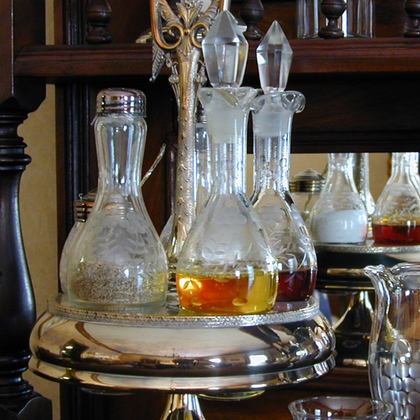
%> input picture images/flask.png, 420 x 420 px, shrunk from 654 x 654 before the run
$ octave testScript.m   (GNU Octave 9; MATLAB toolbox functions it lacks are replaced by stand-ins)
%> lines starting %> are read from the running program, lines starting %| are printed output that depends on the picture
### functions/grayHistogram.m
function hist = grayHistogram(path, format)
%> called with path = 'images/flask.png', format = 'png'
    % read image from path
    image = imread(path, format);
%> image is the input picture: size 420x420x3 uint8; mean R, G, B 91, 84, 75.8
    image = rgb2gray(image);
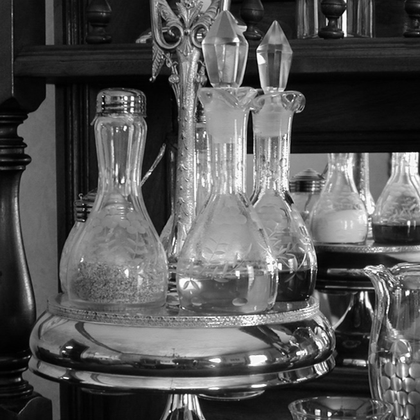
%> image: size 420x420 uint8; min 0, max 255, mean 85.1
    image_size = size(image);
%> image_size = [420 420]

    % initialize empty frequency table
    hist = [zeros(1,256)];

    for i= 1:image_size(1)
        for j=1:image_size(2)
            hist(image(i, j)+1) = hist(image(i, j)+1) + 1 ;
        end
    end
%> after the loop, hist = 256 values, max 2365 at index 17, min 0 at index 256, mean 689.1
end

### testScript.m
A = 1:4;
a = grayHistogram("images/flask.png", "png");
%> a has the same summary as hist in grayHistogram

bar(a);
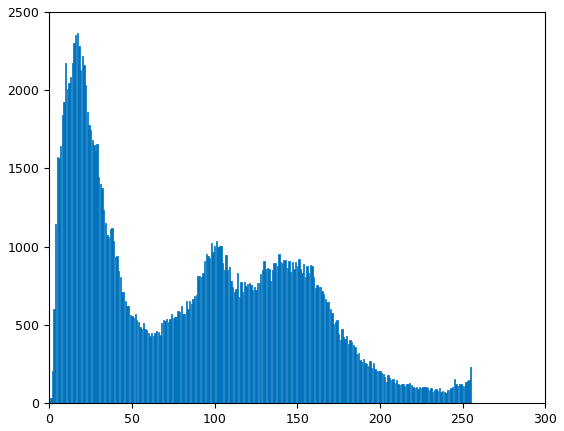
%> figure redrawn from the program's plot data; tallest bar 2365 high, from x = 16.6 to 17.4
imhist(rgb2gray(imread("./images/flask.png")));
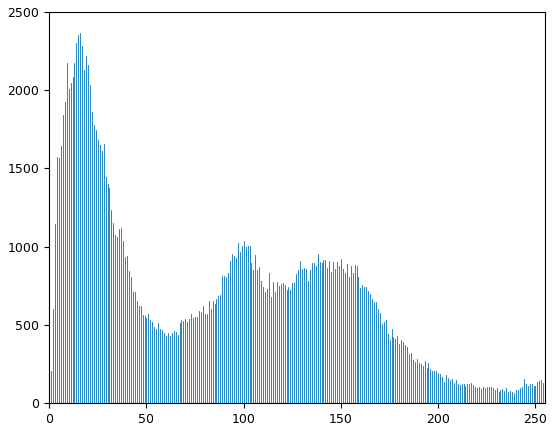
%> figure redrawn from the program's plot data; highest point at x = 16, y = 2365

$ run again, with images/1baboon.png copied over images/flask.png
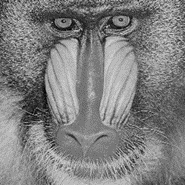
%> input picture images/1baboon.png, 185 x 185 px
%> in grayHistogram, `image = imread(path, format);`:
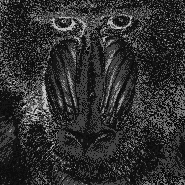
%> image: size 185x185 uint8; min 10, max 200, mean 47.9
%> after the loop in grayHistogram, `for i= 1:image_size(1)`: hist = 256 values, max 6097 at index 68, min 0 at index 1, mean 133.7
%> a has the same summary as hist in grayHistogram
%> `imhist(rgb2gray(imread("./images/flask.png")));`:
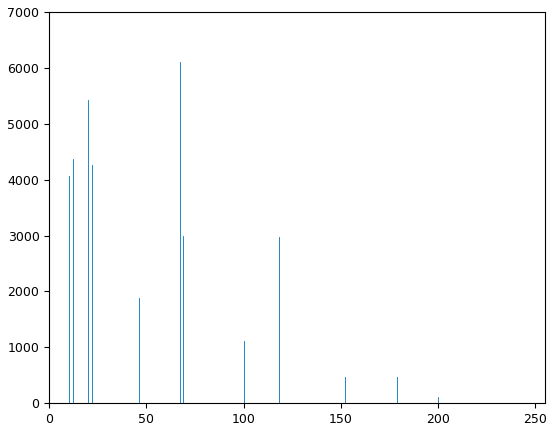
%> figure redrawn from the program's plot data; highest point at x = 67, y = 6097

$ run again, with images/1strawberry.png copied over images/flask.png
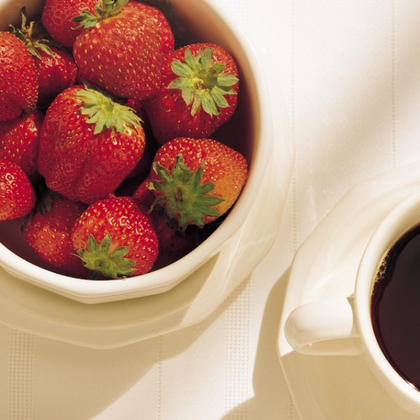
%> input picture images/1strawberry.png, 420 x 420 px, shrunk from 629 x 629 before the run
%> in grayHistogram, image is the input picture: size 420x420x3 uint8; mean R, G, B 185.5, 145, 125.6
%> in grayHistogram, `image = rgb2gray(image);`:
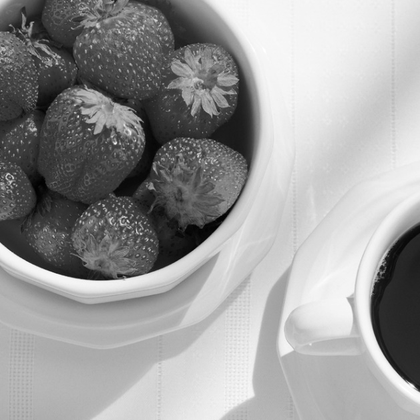
%> image: size 420x420 uint8; min 0, max 255, mean 154.9
%> after the loop in grayHistogram, `for i= 1:image_size(1)`: hist = 256 values, max 3035 at index 179, min 0 at index 256, mean 689.1
%> a has the same summary as hist in grayHistogram
%> `imhist(rgb2gray(imread("./images/flask.png")));`:
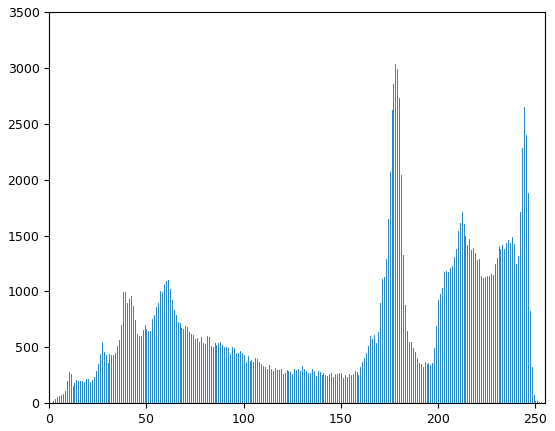
%> figure redrawn from the program's plot data; highest point at x = 178, y = 3035
